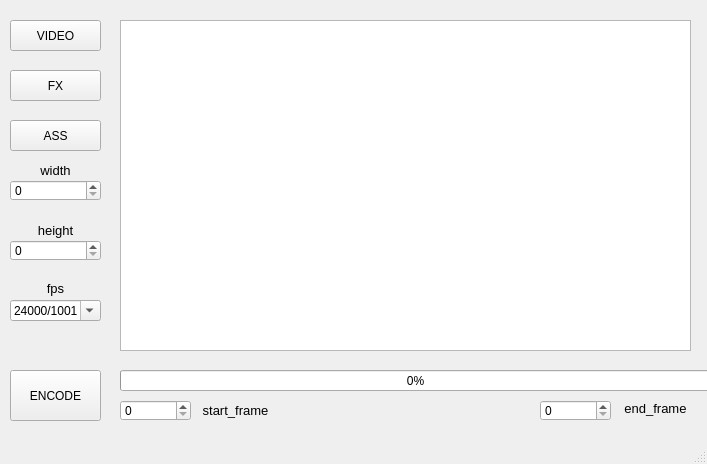
<?xml version="1.0" encoding="UTF-8"?>
<ui version="4.0">
 <class>MainWindow</class>
 <widget class="QMainWindow" name="MainWindow">
  <property name="geometry">
   <rect>
    <x>0</x>
    <y>0</y>
    <width>707</width>
    <height>464</height>
   </rect>
  </property>
  <property name="windowTitle">
   <string>MainWindow</string>
  </property>
  <widget class="QWidget" name="centralwidget">
   <widget class="QPushButton" name="pushButton">
    <property name="geometry">
     <rect>
      <x>10</x>
      <y>20</y>
      <width>91</width>
      <height>31</height>
     </rect>
    </property>
    <property name="text">
     <string>VIDEO</string>
    </property>
   </widget>
   <widget class="QPushButton" name="pushButton_2">
    <property name="geometry">
     <rect>
      <x>10</x>
      <y>70</y>
      <width>91</width>
      <height>31</height>
     </rect>
    </property>
    <property name="text">
     <string>FX</string>
    </property>
   </widget>
   <widget class="QPushButton" name="pushButton_3">
    <property name="geometry">
     <rect>
      <x>10</x>
      <y>120</y>
      <width>91</width>
      <height>31</height>
     </rect>
    </property>
    <property name="text">
     <string>ASS</string>
    </property>
   </widget>
   <widget class="QPushButton" name="pushButton_4">
    <property name="geometry">
     <rect>
      <x>10</x>
      <y>370</y>
      <width>91</width>
      <height>51</height>
     </rect>
    </property>
    <property name="text">
     <string>ENCODE</string>
    </property>
   </widget>
   <widget class="QProgressBar" name="progressBar">
    <property name="geometry">
     <rect>
      <x>120</x>
      <y>370</y>
      <width>591</width>
      <height>21</height>
     </rect>
    </property>
    <property name="value">
     <number>0</number>
    </property>
   </widget>
   <widget class="QSpinBox" name="height">
    <property name="geometry">
     <rect>
      <x>10</x>
      <y>240</y>
      <width>91</width>
      <height>21</height>
     </rect>
    </property>
    <property name="maximum">
     <number>1080</number>
    </property>
   </widget>
   <widget class="QSpinBox" name="width">
    <property name="geometry">
     <rect>
      <x>10</x>
      <y>180</y>
      <width>91</width>
      <height>21</height>
     </rect>
    </property>
    <property name="maximum">
     <number>1920</number>
    </property>
   </widget>
   <widget class="QSpinBox" name="start_frame">
    <property name="geometry">
     <rect>
      <x>120</x>
      <y>400</y>
      <width>71</width>
      <height>21</height>
     </rect>
    </property>
    <property name="minimum">
     <number>0</number>
    </property>
    <property name="maximum">
     <number>100000</number>
    </property>
   </widget>
   <widget class="QSpinBox" name="end_frame">
    <property name="geometry">
     <rect>
      <x>540</x>
      <y>400</y>
      <width>71</width>
      <height>21</height>
     </rect>
    </property>
    <property name="minimum">
     <number>0</number>
    </property>
    <property name="maximum">
     <number>100000</number>
    </property>
   </widget>
   <widget class="QGraphicsView" name="graphicsView">
    <property name="geometry">
     <rect>
      <x>120</x>
      <y>20</y>
      <width>571</width>
      <height>331</height>
     </rect>
    </property>
   </widget>
   <widget class="QComboBox" name="comboBox">
    <property name="geometry">
     <rect>
      <x>10</x>
      <y>300</y>
      <width>91</width>
      <height>21</height>
     </rect>
    </property>
    <property name="editable">
     <bool>true</bool>
    </property>
    <item>
     <property name="text">
      <string>24000/1001</string>
     </property>
    </item>
    <item>
     <property name="text">
      <string>24</string>
     </property>
    </item>
    <item>
     <property name="text">
      <string>25</string>
     </property>
    </item>
    <item>
     <property name="text">
      <string>30000/1001</string>
     </property>
    </item>
    <item>
     <property name="text">
      <string>30</string>
     </property>
    </item>
   </widget>
   <widget class="QLabel" name="label">
    <property name="geometry">
     <rect>
      <x>10</x>
      <y>160</y>
      <width>91</width>
      <height>20</height>
     </rect>
    </property>
    <property name="font">
     <font>
      <pointsize>10</pointsize>
     </font>
    </property>
    <property name="text">
     <string>width</string>
    </property>
    <property name="alignment">
     <set>Qt::AlignCenter</set>
    </property>
   </widget>
   <widget class="QLabel" name="label_2">
    <property name="geometry">
     <rect>
      <x>10</x>
      <y>220</y>
      <width>91</width>
      <height>21</height>
     </rect>
    </property>
    <property name="font">
     <font>
      <pointsize>10</pointsize>
     </font>
    </property>
    <property name="text">
     <string>height</string>
    </property>
    <property name="alignment">
     <set>Qt::AlignCenter</set>
    </property>
   </widget>
   <widget class="QLabel" name="label_3">
    <property name="geometry">
     <rect>
      <x>10</x>
      <y>280</y>
      <width>91</width>
      <height>16</height>
     </rect>
    </property>
    <property name="font">
     <font>
      <pointsize>10</pointsize>
     </font>
    </property>
    <property name="text">
     <string>fps</string>
    </property>
    <property name="alignment">
     <set>Qt::AlignCenter</set>
    </property>
   </widget>
   <widget class="QLabel" name="label_4">
    <property name="geometry">
     <rect>
      <x>190</x>
      <y>400</y>
      <width>91</width>
      <height>21</height>
     </rect>
    </property>
    <property name="font">
     <font>
      <pointsize>10</pointsize>
     </font>
    </property>
    <property name="text">
     <string>start_frame</string>
    </property>
    <property name="alignment">
     <set>Qt::AlignCenter</set>
    </property>
   </widget>
   <widget class="QLabel" name="label_5">
    <property name="geometry">
     <rect>
      <x>610</x>
      <y>400</y>
      <width>91</width>
      <height>16</height>
     </rect>
    </property>
    <property name="font">
     <font>
      <pointsize>10</pointsize>
     </font>
    </property>
    <property name="text">
     <string>end_frame</string>
    </property>
    <property name="alignment">
     <set>Qt::AlignCenter</set>
    </property>
   </widget>
  </widget>
  <widget class="QStatusBar" name="statusbar"/>
  <action name="actionSize">
   <property name="text">
    <string>size</string>
   </property>
  </action>
  <action name="actionFps">
   <property name="text">
    <string>fps</string>
   </property>
  </action>
 </widget>
 <resources/>
 <connections/>
</ui>
